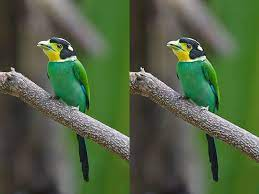
#> input picture temp/sample.jpg, 259 x 194 px
$ python integration.py
#> lines starting #> are read from the running program, lines starting #| are printed output that depends on the picture
### lib/image_processor.py
from PIL import Image
import numpy as np


def convert_bgr_to_3channel(img_path):
#> called with img_path = 'temp/sample.jpg'
    imgRGB = Image.open(img_path)
#> imgRGB is the input picture: PIL image 259x194 RGB; mean R, G, B 81, 97.5, 67.9
    imgRGB = np.array(imgRGB)
    imgB = imgRGB[:, :, 0]
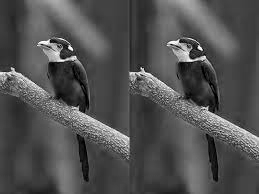
#> imgB: shape (194, 259); min 0, max 255, mean 81
    imgG = imgRGB[:, :, 1]
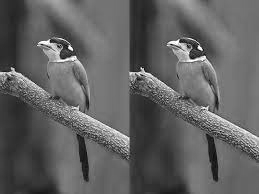
#> imgG: shape (194, 259); min 0, max 255, mean 97.5
    imgR = imgRGB[:, :, 2]
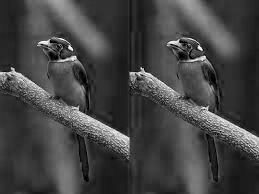
#> imgR: shape (194, 259); min 0, max 255, mean 67.9
    channel_array = [imgB, imgG, imgR]
    return channel_array


def convert_to_1d_BGR(channel_array):
    channel_array = [channel_array[i].flatten()
                     for i in range(len(channel_array))]
    return channel_array


def image_processor_main(img_path):
    channel_array = convert_bgr_to_3channel(img_path)
#> channel_array = 3 items
    shape = channel_array[0].shape
#> shape = (194, 259)
    channel_array = convert_to_1d_BGR(channel_array)
#> in convert_to_1d_BGR, `channel_array = [channel_array[i].flatten() for i in range(len(channel..`: channel_array = 3 items
    return channel_array, shape

### lib/final_key.py

from lib.key_sequence_generator import generate_key_sequence


def final_key_generator(size, n1, n2, n3, n4, n5, n6):
  n = int(size / 16)
  if (size % 16):
    n += 1

  final_key = []
  key = [n1, n2, n3, n4, n5, n6]
  for i in range(n):
    temp_key = generate_key_sequence(key)
    final_key += temp_key

    new_key = []
    for j in range(len(key)):
      new_key.append(
          abs((key[j] * key[(j + 1) % len(key)]) + key[(j + 2) % len(key)]) % (10**16))
    key = new_key

  final_key = final_key[:size]
  return final_key

### integration.py

from lib.final_key import final_key_generator
from lib.image_encryptor import image_encryptor_main
from lib.image_processor import image_processor_main
from lib.image_regenerator import image_regenerator_main
import cv2


n1 = 1567214589126514
n2 = 7214589126514469
n3 = 7214589126514969
n4 = 2721458912651469
n5 = 9721458912651469
n6 = 7214589126514569

# encryption


channel_array, shape = image_processor_main('temp/sample.jpg')
#> channel_array = 3 items; shape = (194, 259)
km = final_key_generator(shape[0]*shape[1], n1, n2, n3, n4, n5, n6)
#> (the run stopped early here; a loop or call above may not have finished)
